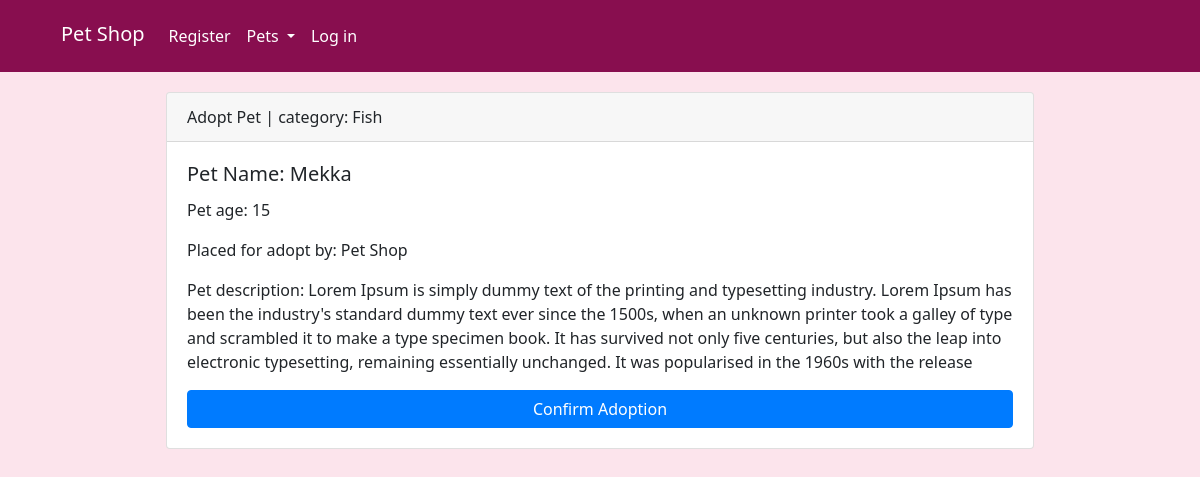
/pet.php?id=13, run on the app's committed database.
### tables this page shows
CREATE TABLE `pets` (
  `id` int(11) NOT NULL,
  `pet_name` varchar(255) NOT NULL,
  `category_id` int(11) NOT NULL,
  `age` int(11) NOT NULL,
  `pet_description` varchar(522) DEFAULT NULL,
  `created_on` datetime NOT NULL DEFAULT current_timestamp(),
  `author_id` int(11) NOT NULL DEFAULT 1,
  `buyer_id` int(11) DEFAULT NULL,
  `status` tinyint(1) NOT NULL DEFAULT 0
);

CREATE TABLE `category` (
  `c_id` int(11) NOT NULL,
  `c_name` varchar(255) NOT NULL
);

CREATE TABLE `users` (
  `id` int(11) NOT NULL,
  `first_name` varchar(255) NOT NULL,
  `last_name` varchar(255) NOT NULL,
  `username` varchar(255) NOT NULL,
  `email` varchar(255) NOT NULL,
  `phone` varchar(255) NOT NULL,
  `location` varchar(255) NOT NULL,
  `password` varchar(255) NOT NULL
);

### public/models/Pet.php (called while the page is built, shortened)
<?php
Class Pet{
    public static function getSinglePet($id) {
        $pdo = establishCONN();
        $stmt = $pdo->prepare(
            "SELECT pets.id, pets.pet_name, pets.age, pets.pet_description, pets.created_on, pets.author_id, pets.buyer_id, pets.category_id, category.c_name, users.username
            FROM pets, category, users
            WHERE pets.id = :id AND pets.category_id = category.c_id AND users.id = pets.author_id"
        );
        $stmt->bindValue(':id', $id);
        $stmt->execute();
        return $stmt->fetch(PDO::FETCH_ASSOC);
    }
}

### public/pet.php (the view, shortened to what this page needs)
<?php
require_once "./models/Pet.php";
$pid = $_GET['id'];
$pet = Pet::getSinglePet($pid);
?>
<?php include_once "./includes/header.php" ?>
    <section class="pets">
        <div class="pet-container">
            <div class="card">
                <div class="card-header">
                    Adopt Pet | category: <?php echo $pet['c_name'] ?>
                </div>
                <div class="card-body">
                    <h5 class="card-title">Pet Name: <?php echo $pet['pet_name'] ?></h5>
                    <p class="card-text">Pet age: <?php echo $pet['age'] ?></p>
                    <p class="card-text">Placed for adopt by: <?php echo $pet['username'] ?></p>
                    <p class="card-text">Pet description: <?php echo $pet['pet_description'] ?></p>
                    <form action="" method="POST">
                        <button class="btn btn-primary btn-block">Confirm Adoption</button>
                    </form>
                </div>
            </div>
        </div>
    </section>
<?php include_once "./includes/footer.php" ?>

### design/css/style.css (style rules this page uses)
* { margin: 0; padding: 0; box-sizing: border-box; font-family: system-ui; }
body { background:#fce4ec; }
.pets { padding: 20px; }
.pet-container { width: 90%; max-width: 868px; margin: 0 auto; }

### data on the page
pets: category.c_name "Fish", pet_name "Mekka", age "15", author.username "Pet Shop", pet_description "Lorem Ipsum is simply dummy text of the printing and typesetting industry. Lorem Ipsum has been the industry's standard dummy text ever since the 1500s, when an unknown printer took a galley of type and scrambled it to make a type specimen book. It has survived not only five centuries, but also the leap into electronic typesetting, remaining essentially unchanged. It was popularised in the 1960s with the release"
